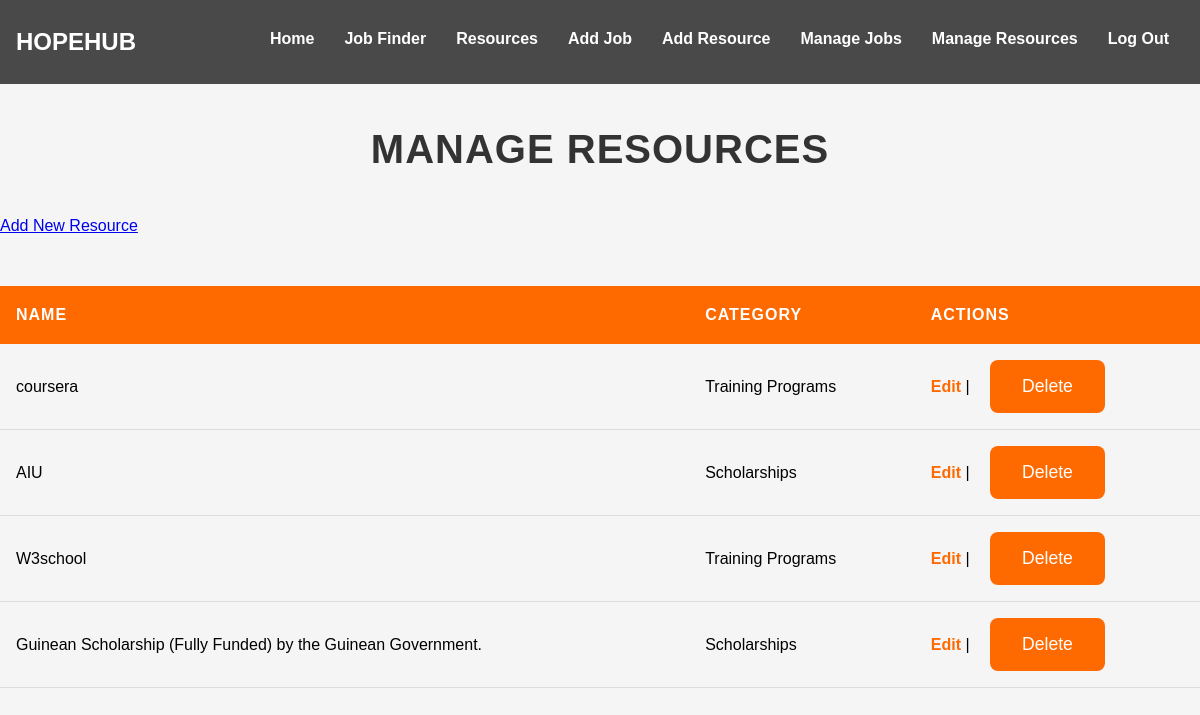
Screenshot of /admin/resources (signed in) with the database file from the repository.
### app.py (models this page shows, shortened)
class Resource(db.Model):
    id = db.Column(db.Integer, primary_key=True)
    name = db.Column(db.String(150), nullable=False)
    description = db.Column(db.String(500), nullable=False)
    link = db.Column(db.String(300), nullable=True)
    category = db.Column(db.String(100), nullable=False)

### app.py (the view)
@app.route('/admin/resources')
def manage_resources():
    resources = Resource.query.all()
    return render_template('manage_resources.html', resources=resources)

### app.py (called while the page is built)
@app.before_request
def load_logged_in_user():
    if 'user_id' in session:
        g.user = User.query.get(session['user_id'])
    else:
        g.user = None

### templates/manage_resources.html (shortened to what this page needs)
{% extends 'base.html' %}
{% block body %}
<h2>Manage Resources</h2>
<a href="{{ url_for('add_resource') }}">Add New Resource</a>
<table>
    <thead>
        <tr>
            <th>Name</th>
            <th>Category</th>
            <th>Actions</th>
        </tr>
    </thead>
    <tbody>
        {% for resource in resources %}
        <tr>
            <td>{{ resource.name }}</td>
            <td>{{ resource.category }}</td>
            <td>
                <a href="{{ url_for('edit_resource', resource_id=resource.id) }}">Edit</a> |
                <form action="{{ url_for('delete_resource', resource_id=resource.id) }}" method="POST" style="display:inline;">
                    <button type="submit" onclick="return confirm('Are you sure?');">Delete</button>
                </form>
            </td>
        </tr>
        {% endfor %}
    </tbody>
</table>
{% endblock %}

### static/css/styles.css (style rules this page uses)
body { margin: 0; font-family: Arial, sans-serif; line-height: 1.6; }

### templates/manage_resources.html (style rules this page uses)
body { font-family: 'Arial', sans-serif; background-color: #f5f5f5; margin: 0; padding: 0; }
h2 { font-size: 2.5rem; margin-bottom: 2rem; text-align: center; color: #333; font-weight: bold; letter-spacing: 1px; text-transform: uppercase; animation: slideIn 0.7s ease-out; }
table { width: 100%; margin-top: 3rem; border-collapse: collapse; text-align: left; }
table th { padding: 1rem; background-color: #ff6a00; color: white; text-transform: uppercase; letter-spacing: 1px; font-size: 1rem; font-weight: 600; }
table td { padding: 1rem; border-bottom: 1px solid #ddd; }
table td a { color: #ff6a00; font-weight: bold; text-decoration: none; transition: color 0.3s ease; }
button { padding: 1rem 2rem; background-color: #ff6a00; border: none; border-radius: 8px; color: white; font-size: 1.1rem; cursor: pointer; transition: background-color 0.3s ease, transform 0.2s ease; margin-left: 1rem; }

### rows the page displays
Resource: name "coursera", category "Training Programs"
Resource: name "AIU", category "Scholarships"
Resource: name "W3school", category "Training Programs"
Resource: name "Guinean Scholarship (Fully Funded) by the Guinean Government.", category "Scholarships"
